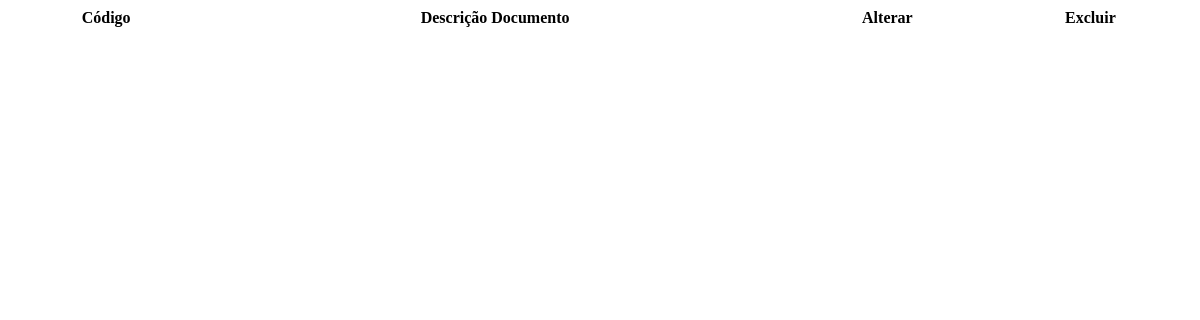
The page /site/recursos/includes/listar/listar_documentos.php (signed in) on the database as committed earlier.
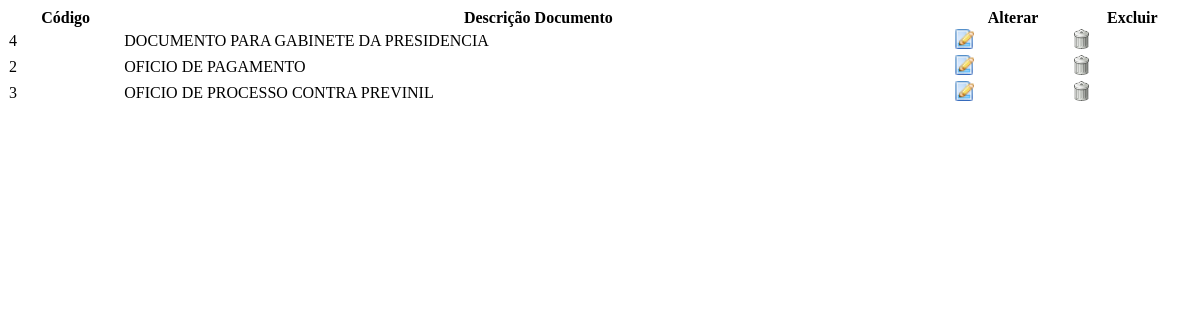
The same page on the database as committed later.
### tables this page shows
CREATE TABLE `documento` (
  `idDocumento` int(11) NOT NULL,
  `descricao_documento` varchar(50) NOT NULL,
  `usuario` varchar(50) NOT NULL
);

### site/recursos/includes/listar/listar_documentos.php (the view, shortened to what this page needs)
<!DOCTYPE html>
<html>
    <head>
    </head>
    <body>
        <div style="overflow: auto; max-width: 100%;">
            <table id="table" class="display" cellspacing="0" width="100%">
                <thead>
                    <tr>
                        <th>Código</th>
                        <th>Descrição Documento</th>
                        <th>Alterar</th>
                        <th>Excluir</th>
                    </tr>
                </thead>
                <tbody>
                    <?php
                    include_once '../estrutura/conexao/conexao.php';
                    $sql = "select * FROM documento order by descricao_documento";
                    $query = $pdo->prepare($sql);
                    $query->execute();
                    for ($i = 0; $dados = $query->fetch(); $i++) {
                        ?>
                        <tr>
                            <td><?php echo $dados['idDocumento']; ?></td>
                            <td><?php echo $dados['descricao_documento']; ?></td>
                            <td><a href="#" id="edit-editar" data-id="<?php echo $dados['idDocumento']; ?>|<?php echo $dados['descricao_documento']; ?>"><img src="recursos/imagens/estrutura/alterar.png" height="20px;" alt="alterar"></a></td>
                            <td><a href="#" id="edit-excluir"  data-id="<?php echo $dados['idDocumento']; ?>|<?php echo $dados['descricao_documento']; ?>"><img src="recursos/imagens/estrutura/lixeira.png" alt="excluir" height="20px;"></a></td>
                        </tr>
                        <?php
                    }
                    ?>
                </tbody>
            </table>
        </div>
    </body>
</html>

Rows that differ between the two databases and show on the page:
added documento: idDocumento "4", descricao_documento "DOCUMENTO PARA GABINETE DA PRESIDENCIA"
added documento: idDocumento "2", descricao_documento "OFICIO DE PAGAMENTO"
added documento: idDocumento "3", descricao_documento "OFICIO DE PROCESSO CONTRA PREVINIL"
